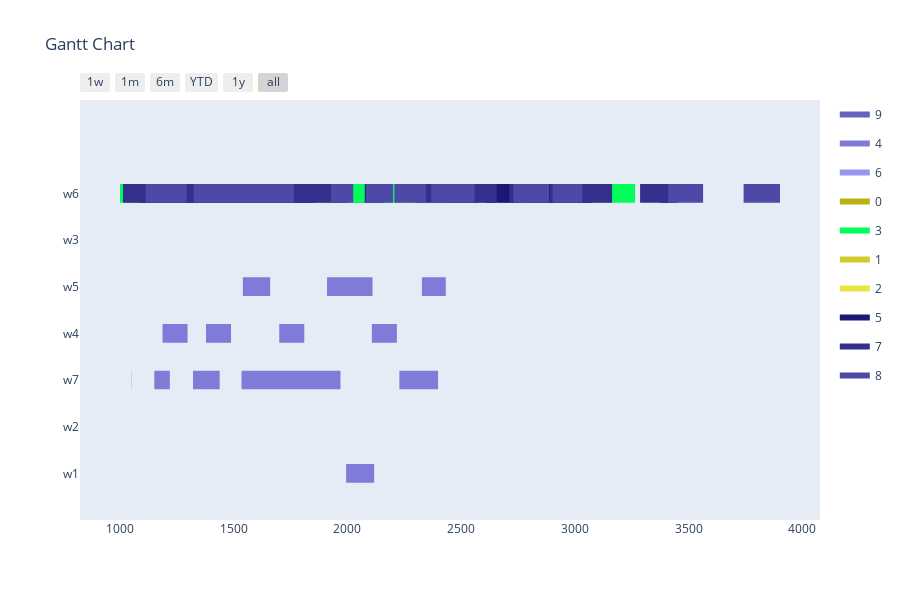

The notebook cell this image was saved under:
### Markdown cell above
Config 3 - Only valid mutations for time slots

### Code cell
optimizer = BaseGA(env)
optimizer.configure('tardiness', 'twopointcrossover', 'roulettewheel', 'onlyfeasibletimeslot')
last_time_slot = 0
for order in orders:
    if order[1] > last_time_slot:
        last_time_slot = order[1]
# all parameters after offspring_amount are optional (in this case -> verbose=True)
result, best_fitness_history, average_fitness_history, best_generation_history, feasible_gen = optimizer.optimize(orders, max_generations, earliest_time_slot, last_time_slot, population_size, offspring_amount, verbose=True)
workstation_assignments = reformat_result(result, orders, env)
visualize(workstation_assignments, best_fitness_history, average_fitness_history, best_generation_history, feasible_gen)

### Figure 1 — Plotly figure (JSON) as saved in the notebook; plotly's stock layout.template omitted (floating-point values rounded to 4 significant figures; data arrays with more than 128 entries replaced by an {"elided": "..."} marker saying what was removed)
{"data": [{"fill": "toself", "fillcolor": "rgb(102, 98, 191)", "hoverinfo": "name", "legendgroup": "rgb(102, 98, 191)", "mode": "none", "name": "9", "type": "scatter", "x": [715, 837, 837, 715, 715, 1750, 1815, 1815, 1750, 1750, 2669, 2754, 2754, 2669, 2669, 2395, 2480, 2480, 2395, 2395, 1203, 1313, 1313, 1203, 1203, 1606, 1670, 1670, 1606, 1606, 2279, 2401, 2401, 2279, 2279, 1678, 1803, 1803, 1678, 1678, 2785, 2841, 2841, 2785, 2785, 760, 837, 837, 760, 760, 2691, 2768, 2768, 2691, 2691, 2001, 2077, 2077, 2001, 2001, 944, 1031, 1031, 944, 944, 1614, 1701, 1701, 1614, 1614, 401, 478, 478, 401, 401, 1205, 1327, 1327, 1205, 1205, 838, 961, 961, 838, 838, 1171, 1257, 1257, 1171], "y": [5.8, 5.8, 6.2, 6.2, null, 5.8, 5.8, 6.2, 6.2, null, 5.8, 5.8, 6.2, 6.2, null, 5.8, 5.8, 6.2, 6.2, null, 5.8, 5.8, 6.2, 6.2, null, 5.8, 5.8, 6.2, 6.2, null, 5.8, 5.8, 6.2, 6.2, null, 5.8, 5.8, 6.2, 6.2, null, 5.8, 5.8, 6.2, 6.2, null, 5.8, 5.8, 6.2, 6.2, null, 5.8, 5.8, 6.2, 6.2, null, 5.8, 5.8, 6.2, 6.2, null, 5.8, 5.8, 6.2, 6.2, null, 5.8, 5.8, 6.2, 6.2, null, 5.8, 5.8, 6.2, 6.2, null, 5.8, 5.8, 6.2, 6.2, null, 5.8, 5.8, 6.2, 6.2, null, 5.8, 5.8, 6.2, 6.2]}, {"fill": "toself", "fillcolor": "rgb(127, 123, 216)", "hoverinfo": "name", "legendgroup": "rgb(127, 123, 216)", "mode": "none", "name": "4", "type": "scatter", "x": [2328, 2433, 2433, 2328, 2328, 1911, 2111, 2111, 1911, 1911, 1541, 1661, 1661, 1541, 1541, 1188, 1298, 1298, 1188, 1188, 1379, 1489, 1489, 1379, 1379, 1701, 1811, 1811, 1701, 1701, 534, 654, 654, 534, 534, 2108, 2218, 2218, 2108, 2108, 846, 986, 986, 846, 846, 654, 784, 784, 654, 654, 1439, 1535, 1535, 1439, 1439, 1050, 1220, 1220, 1050, 1050, 1152, 1322, 1322, 1152, 1152, 2229, 2399, 2399, 2229, 2229, 881, 1051, 1051, 881, 881, 800, 932, 932, 800, 800, 288, 420, 420, 288, 288, 1995, 2118, 2118, 1995], "y": [3.8, 3.8, 4.2, 4.2, null, 3.8, 3.8, 4.2, 4.2, null, 3.8, 3.8, 4.2, 4.2, null, 2.8, 2.8, 3.2, 3.2, null, 2.8, 2.8, 3.2, 3.2, null, 2.8, 2.8, 3.2, 3.2, null, 2.8, 2.8, 3.2, 3.2, null, 2.8, 2.8, 3.2, 3.2, null, 2.8, 2.8, 3.2, 3.2, null, 2.8, 2.8, 3.2, 3.2, null, 1.8, 1.8, 2.2, 2.2, null, 1.8, 1.8, 2.2, 2.2, null, 1.8, 1.8, 2.2, 2.2, null, 1.8, 1.8, 2.2, 2.2, null, 1.8, 1.8, 2.2, 2.2, null, 0.8, 0.8, 1.2, 1.2, null, 0.8, 0.8, 1.2, 1.2, null, -0.2, -0.2, 0.2, 0.2]}, {"fill": "toself", "fillcolor": "rgb(152, 148, 241)", "hoverinfo": "name", "legendgroup": "rgb(152, 148, 241)", "mode": "none", "name": "6", "type": "scatter", "x": [231, 431, 431, 231, 231, 297, 497, 497, 297, 297, 424, 554, 554, 424, 424, 376, 506, 506, 376, 376, 215, 325, 325, 215, 215, 289, 419, 419, 289, 289, 315, 455, 455, 315, 315, 375, 471, 471, 375, 375, 383, 479, 479, 383, 383, 314, 464, 464, 314, 314, 236, 359, 359, 236, 236, 203, 299, 299, 203, 203, 238, 461, 461, 238, 238, 268, 491, 491, 268, 268, 264, 511, 511, 264, 264, 332, 579, 579, 332, 332, 365, 488, 488, 365, 365, 255, 378, 378, 255], "y": [3.8, 3.8, 4.2, 4.2, null, 3.8, 3.8, 4.2, 4.2, null, 2.8, 2.8, 3.2, 3.2, null, 2.8, 2.8, 3.2, 3.2, null, 2.8, 2.8, 3.2, 3.2, null, 2.8, 2.8, 3.2, 3.2, null, 2.8, 2.8, 3.2, 3.2, null, 1.8, 1.8, 2.2, 2.2, null, 1.8, 1.8, 2.2, 2.2, null, 1.8, 1.8, 2.2, 2.2, null, 1.8, 1.8, 2.2, 2.2, null, 1.8, 1.8, 2.2, 2.2, null, 0.8, 0.8, 1.2, 1.2, null, 0.8, 0.8, 1.2, 1.2, null, -0.2, -0.2, 0.2, 0.2, null, -0.2, -0.2, 0.2, 0.2, null, -0.2, -0.2, 0.2, 0.2, null, -0.2, -0.2, 0.2, 0.2]}, {"fill": "toself", "fillcolor": "rgb(183, 179, 16)", "hoverinfo": "name", "legendgroup": "rgb(183, 179, 16)", "mode": "none", "name": "0", "type": "scatter", "x": {"elided": "134 int values"}, "y": {"elided": "134 float values"}}, {"fill": "toself", "fillcolor": "rgb(2, 254, 91)", "hoverinfo": "name", "legendgroup": "rgb(2, 254, 91)", "mode": "none", "name": "3", "type": "scatter", "x": [2444, 2531, 2531, 2444, 2444, 2827, 2947, 2947, 2827, 2827, 1240, 1340, 1340, 1240, 1240, 2732, 2912, 2912, 2732, 2732, 2144, 2244, 2244, 2144, 2144, 2169, 2289, 2289, 2169, 2169, 912, 1037, 1037, 912, 912, 1022, 1175, 1175, 1022, 1022, 2444, 2634, 2634, 2444, 2444, 608, 728, 728, 608, 608, 981, 1166, 1166, 981, 981, 2260, 2450, 2450, 2260, 2260, 3075, 3265, 3265, 3075, 3075, 2397, 2527, 2527, 2397, 2397, 533, 653, 653, 533, 533, 3006, 3131, 3131, 3006, 3006, 789, 899, 899, 789, 789, 386, 486, 486, 386, 386, 1974, 2084, 2084, 1974, 1974, 701, 891, 891, 701, 701, 1859, 2009, 2009, 1859, 1859, 891, 1001, 1001, 891, 891, 846, 1026, 1026, 846], "y": [5.8, 5.8, 6.2, 6.2, null, 5.8, 5.8, 6.2, 6.2, null, 5.8, 5.8, 6.2, 6.2, null, 5.8, 5.8, 6.2, 6.2, null, 5.8, 5.8, 6.2, 6.2, null, 5.8, 5.8, 6.2, 6.2, null, 5.8, 5.8, 6.2, 6.2, null, 5.8, 5.8, 6.2, 6.2, null, 5.8, 5.8, 6.2, 6.2, null, 5.8, 5.8, 6.2, 6.2, null, 5.8, 5.8, 6.2, 6.2, null, 5.8, 5.8, 6.2, 6.2, null, 5.8, 5.8, 6.2, 6.2, null, 5.8, 5.8, 6.2, 6.2, null, 5.8, 5.8, 6.2, 6.2, null, 5.8, 5.8, 6.2, 6.2, null, 5.8, 5.8, 6.2, 6.2, null, 5.8, 5.8, 6.2, 6.2, null, 5.8, 5.8, 6.2, 6.2, null, 5.8, 5.8, 6.2, 6.2, null, 5.8, 5.8, 6.2, 6.2, null, 5.8, 5.8, 6.2, 6.2, null, 5.8, 5.8, 6.2, 6.2]}, {"fill": "toself", "fillcolor": "rgb(208, 204, 41)", "hoverinfo": "name", "legendgroup": "rgb(208, 204, 41)", "mode": "none", "name": "1", "type": "scatter", "x": [260, 353, 353, 260, 260, 445, 538, 538, 445, 445, 366, 471, 471, 366, 366, 207, 273, 273, 207, 207, 249, 315, 315, 249, 249, 359, 452, 452, 359, 359, 503, 681, 681, 503, 503, 528, 583, 583, 528, 528, 555, 610, 610, 555, 555, 355, 431, 431, 355, 355, 405, 502, 502, 405, 405, 446, 571, 571, 446, 446, 277, 455, 455, 277, 277, 355, 431, 431, 355, 355, 585, 661, 661, 585, 585, 263, 360, 360, 263, 263, 492, 672, 672, 492, 492, 209, 389, 389, 209, 209, 285, 405, 405, 285, 285, 514, 654, 654, 514, 514, 204, 418, 418, 204], "y": [5.8, 5.8, 6.2, 6.2, null, 5.8, 5.8, 6.2, 6.2, null, 5.8, 5.8, 6.2, 6.2, null, 5.8, 5.8, 6.2, 6.2, null, 5.8, 5.8, 6.2, 6.2, null, 5.8, 5.8, 6.2, 6.2, null, 4.8, 4.8, 5.2, 5.2, null, 4.8, 4.8, 5.2, 5.2, null, 4.8, 4.8, 5.2, 5.2, null, 4.8, 4.8, 5.2, 5.2, null, 4.8, 4.8, 5.2, 5.2, null, 4.8, 4.8, 5.2, 5.2, null, 4.8, 4.8, 5.2, 5.2, null, 4.8, 4.8, 5.2, 5.2, null, 4.8, 4.8, 5.2, 5.2, null, 4.8, 4.8, 5.2, 5.2, null, 3.8, 3.8, 4.2, 4.2, null, 3.8, 3.8, 4.2, 4.2, null, 3.8, 3.8, 4.2, 4.2, null, 3.8, 3.8, 4.2, 4.2, null, 3.8, 3.8, 4.2, 4.2]}, {"fill": "toself", "fillcolor": "rgb(233, 229, 66)", "hoverinfo": "name", "legendgroup": "rgb(233, 229, 66)", "mode": "none", "name": "2", "type": "scatter", "x": [253, 378, 378, 253, 253, 234, 290, 290, 234, 234, 292, 379, 379, 292, 292, 236, 283, 283, 236, 236, 237, 323, 323, 237, 237, 282, 358, 358, 282, 282, 300, 376, 376, 300, 300, 288, 411, 411, 288, 288, 265, 329, 329, 265, 265, 260, 370, 370, 260, 260, 223, 348, 348, 223, 223, 253, 339, 339, 253, 253, 318, 394, 394, 318, 318, 300, 377, 377, 300, 300, 257, 401, 401, 257, 257, 340, 416, 416, 340, 340, 243, 330, 330, 243, 243, 280, 335, 335, 280], "y": [5.8, 5.8, 6.2, 6.2, null, 5.8, 5.8, 6.2, 6.2, null, 5.8, 5.8, 6.2, 6.2, null, 5.8, 5.8, 6.2, 6.2, null, 5.8, 5.8, 6.2, 6.2, null, 5.8, 5.8, 6.2, 6.2, null, 5.8, 5.8, 6.2, 6.2, null, 5.8, 5.8, 6.2, 6.2, null, 5.8, 5.8, 6.2, 6.2, null, 5.8, 5.8, 6.2, 6.2, null, 5.8, 5.8, 6.2, 6.2, null, 5.8, 5.8, 6.2, 6.2, null, 5.8, 5.8, 6.2, 6.2, null, 5.8, 5.8, 6.2, 6.2, null, 5.8, 5.8, 6.2, 6.2, null, 5.8, 5.8, 6.2, 6.2, null, 5.8, 5.8, 6.2, 6.2, null, 5.8, 5.8, 6.2, 6.2]}, {"fill": "toself", "fillcolor": "rgb(27, 23, 116)", "hoverinfo": "name", "legendgroup": "rgb(27, 23, 116)", "mode": "none", "name": "5", "type": "scatter", "x": [1848, 1971, 1971, 1848, 1848, 999, 1086, 1086, 999, 999, 1855, 1999, 1999, 1855, 1855, 1680, 1767, 1767, 1680, 1680, 2782, 2927, 2927, 2782, 2782, 2077, 2162, 2162, 2077, 2077, 2930, 3075, 3075, 2930, 2930, 996, 1119, 1119, 996, 996, 497, 641, 641, 497, 497, 2921, 2968, 2968, 2921, 2921, 2628, 2751, 2751, 2628, 2628, 1485, 1562, 1562, 1485, 1485, 561, 671, 671, 561, 561, 2669, 2724, 2724, 2669, 2669, 2431, 2575, 2575, 2431, 2431, 2925, 3001, 3001, 2925, 2925, 2608, 2664, 2664, 2608, 2608, 3376, 3452, 3452, 3376], "y": [5.8, 5.8, 6.2, 6.2, null, 5.8, 5.8, 6.2, 6.2, null, 5.8, 5.8, 6.2, 6.2, null, 5.8, 5.8, 6.2, 6.2, null, 5.8, 5.8, 6.2, 6.2, null, 5.8, 5.8, 6.2, 6.2, null, 5.8, 5.8, 6.2, 6.2, null, 5.8, 5.8, 6.2, 6.2, null, 5.8, 5.8, 6.2, 6.2, null, 5.8, 5.8, 6.2, 6.2, null, 5.8, 5.8, 6.2, 6.2, null, 5.8, 5.8, 6.2, 6.2, null, 5.8, 5.8, 6.2, 6.2, null, 5.8, 5.8, 6.2, 6.2, null, 5.8, 5.8, 6.2, 6.2, null, 5.8, 5.8, 6.2, 6.2, null, 5.8, 5.8, 6.2, 6.2, null, 5.8, 5.8, 6.2, 6.2]}, {"fill": "toself", "fillcolor": "rgb(52, 48, 141)", "hoverinfo": "name", "legendgroup": "rgb(52, 48, 141)", "mode": "none", "name": "7", "type": "scatter", "x": [994, 1184, 1184, 994, 994, 3011, 3164, 3164, 3011, 3011, 591, 716, 716, 591, 591, 2472, 2657, 2657, 2472, 2472, 2713, 2833, 2833, 2713, 2713, 2891, 3006, 3006, 2891, 2891, 2304, 2434, 2434, 2304, 2304, 1033, 1223, 1223, 1033, 1033, 1863, 1978, 1978, 1863, 1863, 964, 1084, 1084, 964, 964, 844, 969, 969, 844, 844, 1341, 1521, 1521, 1341, 1341, 1514, 1704, 1704, 1514, 1514, 901, 1021, 1021, 901, 901, 1635, 1745, 1745, 1635, 1635, 796, 986, 986, 796, 796, 1777, 1892, 1892, 1777, 1777, 1545, 1655, 1655, 1545, 1545, 861, 1014, 1014, 861, 861, 1181, 1371, 1371, 1181, 1181, 232, 347, 347, 232, 232, 3287, 3437, 3437, 3287, 3287, 2449, 2602, 2602, 2449], "y": [5.8, 5.8, 6.2, 6.2, null, 5.8, 5.8, 6.2, 6.2, null, 5.8, 5.8, 6.2, 6.2, null, 5.8, 5.8, 6.2, 6.2, null, 5.8, 5.8, 6.2, 6.2, null, 5.8, 5.8, 6.2, 6.2, null, 5.8, 5.8, 6.2, 6.2, null, 5.8, 5.8, 6.2, 6.2, null, 5.8, 5.8, 6.2, 6.2, null, 5.8, 5.8, 6.2, 6.2, null, 5.8, 5.8, 6.2, 6.2, null, 5.8, 5.8, 6.2, 6.2, null, 5.8, 5.8, 6.2, 6.2, null, 5.8, 5.8, 6.2, 6.2, null, 5.8, 5.8, 6.2, 6.2, null, 5.8, 5.8, 6.2, 6.2, null, 5.8, 5.8, 6.2, 6.2, null, 5.8, 5.8, 6.2, 6.2, null, 5.8, 5.8, 6.2, 6.2, null, 5.8, 5.8, 6.2, 6.2, null, 5.8, 5.8, 6.2, 6.2, null, 5.8, 5.8, 6.2, 6.2, null, 5.8, 5.8, 6.2, 6.2]}, {"fill": "toself", "fillcolor": "rgb(77, 73, 166)", "hoverinfo": "name", "legendgroup": "rgb(77, 73, 166)", "mode": "none", "name": "8", "type": "scatter", "x": [498, 648, 648, 498, 498, 3411, 3564, 3564, 3411, 3411, 2436, 2532, 2532, 2436, 2436, 669, 859, 859, 669, 669, 1646, 1766, 1766, 1646, 1646, 2903, 3033, 3033, 2903, 2903, 3742, 3902, 3902, 3742, 3742, 1544, 1667, 1667, 1544, 1544, 2081, 2201, 2201, 2081, 2081, 563, 688, 688, 563, 563, 1353, 1483, 1483, 1353, 1353, 2369, 2559, 2559, 2369, 2369, 1534, 1630, 1630, 1534, 1534, 1114, 1294, 1294, 1114, 1114, 427, 547, 547, 427, 427, 1929, 2026, 2026, 1929, 1929, 1426, 1551, 1551, 1426, 1426, 3445, 3501, 3501, 3445, 3445, 2222, 2345, 2345, 2222, 2222, 2207, 2303, 2303, 2207, 2207, 2758, 2888, 2888, 2758, 2758, 1325, 1450, 1450, 1325, 1325, 2730, 2850, 2850, 2730], "y": [5.8, 5.8, 6.2, 6.2, null, 5.8, 5.8, 6.2, 6.2, null, 5.8, 5.8, 6.2, 6.2, null, 5.8, 5.8, 6.2, 6.2, null, 5.8, 5.8, 6.2, 6.2, null, 5.8, 5.8, 6.2, 6.2, null, 5.8, 5.8, 6.2, 6.2, null, 5.8, 5.8, 6.2, 6.2, null, 5.8, 5.8, 6.2, 6.2, null, 5.8, 5.8, 6.2, 6.2, null, 5.8, 5.8, 6.2, 6.2, null, 5.8, 5.8, 6.2, 6.2, null, 5.8, 5.8, 6.2, 6.2, null, 5.8, 5.8, 6.2, 6.2, null, 5.8, 5.8, 6.2, 6.2, null, 5.8, 5.8, 6.2, 6.2, null, 5.8, 5.8, 6.2, 6.2, null, 5.8, 5.8, 6.2, 6.2, null, 5.8, 5.8, 6.2, 6.2, null, 5.8, 5.8, 6.2, 6.2, null, 5.8, 5.8, 6.2, 6.2, null, 5.8, 5.8, 6.2, 6.2, null, 5.8, 5.8, 6.2, 6.2]}, {"legendgroup": "rgb(102, 98, 191)", "marker": {"color": "rgb(102, 98, 191)", "opacity": 0, "size": 1}, "mode": "markers", "name": "", "showlegend": false, "text": [null, null, null, null, null, null, null, null, null, null, null, null, null, null, null, null, null, null, null, null, null, null, null, null, null, null, null, null, null, null, null, null, null, null, null, null], "type": "scatter", "x": [715, 837, 1750, 1815, 2669, 2754, 2395, 2480, 1203, 1313, 1606, 1670, 2279, 2401, 1678, 1803, 2785, 2841, 760, 837, 2691, 2768, 2001, 2077, 944, 1031, 1614, 1701, 401, 478, 1205, 1327, 838, 961, 1171, 1257], "y": [6, 6, 6, 6, 6, 6, 6, 6, 6, 6, 6, 6, 6, 6, 6, 6, 6, 6, 6, 6, 6, 6, 6, 6, 6, 6, 6, 6, 6, 6, 6, 6, 6, 6, 6, 6]}, {"legendgroup": "rgb(127, 123, 216)", "marker": {"color": "rgb(127, 123, 216)", "opacity": 0, "size": 1}, "mode": "markers", "name": "", "showlegend": false, "text": [null, null, null, null, null, null, null, null, null, null, null, null, null, null, null, null, null, null, null, null, null, null, null, null, null, null, null, null, null, null, null, null, null, null, null, null], "type": "scatter", "x": [2328, 2433, 1911, 2111, 1541, 1661, 1188, 1298, 1379, 1489, 1701, 1811, 534, 654, 2108, 2218, 846, 986, 654, 784, 1439, 1535, 1050, 1220, 1152, 1322, 2229, 2399, 881, 1051, 800, 932, 288, 420, 1995, 2118], "y": [4, 4, 4, 4, 4, 4, 3, 3, 3, 3, 3, 3, 3, 3, 3, 3, 3, 3, 3, 3, 2, 2, 2, 2, 2, 2, 2, 2, 2, 2, 1, 1, 1, 1, 0, 0]}, {"legendgroup": "rgb(152, 148, 241)", "marker": {"color": "rgb(152, 148, 241)", "opacity": 0, "size": 1}, "mode": "markers", "name": "", "showlegend": false, "text": [null, null, null, null, null, null, null, null, null, null, null, null, null, null, null, null, null, null, null, null, null, null, null, null, null, null, null, null, null, null, null, null, null, null, null, null], "type": "scatter", "x": [231, 431, 297, 497, 424, 554, 376, 506, 215, 325, 289, 419, 315, 455, 375, 471, 383, 479, 314, 464, 236, 359, 203, 299, 238, 461, 268, 491, 264, 511, 332, 579, 365, 488, 255, 378], "y": [4, 4, 4, 4, 3, 3, 3, 3, 3, 3, 3, 3, 3, 3, 2, 2, 2, 2, 2, 2, 2, 2, 2, 2, 1, 1, 1, 1, 0, 0, 0, 0, 0, 0, 0, 0]}, {"legendgroup": "rgb(183, 179, 16)", "marker": {"color": "rgb(183, 179, 16)", "opacity": 0, "size": 1}, "mode": "markers", "name": "", "showlegend": false, "text": [null, null, null, null, null, null, null, null, null, null, null, null, null, null, null, null, null, null, null, null, null, null, null, null, null, null, null, null, null, null, null, null, null, null, null, null, null, null, null, null, null, null, null, null, null, null, null, null, null, null, null, null, null, null], "type": "scatter", "x": [209, 354, 293, 380, 296, 441, 221, 316, 394, 539, 211, 379, 315, 430, 340, 497, 276, 402, 263, 420, 234, 394, 393, 523, 298, 418, 255, 400, 283, 451, 217, 327, 381, 538, 433, 543, 247, 457, 352, 457, 288, 383, 287, 402, 292, 457, 372, 496, 256, 380, 247, 352, 327, 481], "y": [6, 6, 6, 6, 6, 6, 6, 6, 6, 6, 6, 6, 6, 6, 6, 6, 6, 6, 6, 6, 6, 6, 6, 6, 6, 6, 6, 6, 6, 6, 6, 6, 6, 6, 6, 6, 6, 6, 6, 6, 6, 6, 6, 6, 6, 6, 6, 6, 6, 6, 6, 6, 6, 6]}, {"legendgroup": "rgb(2, 254, 91)", "marker": {"color": "rgb(2, 254, 91)", "opacity": 0, "size": 1}, "mode": "markers", "name": "", "showlegend": false, "text": [null, null, null, null, null, null, null, null, null, null, null, null, null, null, null, null, null, null, null, null, null, null, null, null, null, null, null, null, null, null, null, null, null, null, null, null, null, null, null, null, null, null, null, null, null, null], "type": "scatter", "x": [2444, 2531, 2827, 2947, 1240, 1340, 2732, 2912, 2144, 2244, 2169, 2289, 912, 1037, 1022, 1175, 2444, 2634, 608, 728, 981, 1166, 2260, 2450, 3075, 3265, 2397, 2527, 533, 653, 3006, 3131, 789, 899, 386, 486, 1974, 2084, 701, 891, 1859, 2009, 891, 1001, 846, 1026], "y": [6, 6, 6, 6, 6, 6, 6, 6, 6, 6, 6, 6, 6, 6, 6, 6, 6, 6, 6, 6, 6, 6, 6, 6, 6, 6, 6, 6, 6, 6, 6, 6, 6, 6, 6, 6, 6, 6, 6, 6, 6, 6, 6, 6, 6, 6]}, {"legendgroup": "rgb(208, 204, 41)", "marker": {"color": "rgb(208, 204, 41)", "opacity": 0, "size": 1}, "mode": "markers", "name": "", "showlegend": false, "text": [null, null, null, null, null, null, null, null, null, null, null, null, null, null, null, null, null, null, null, null, null, null, null, null, null, null, null, null, null, null, null, null, null, null, null, null, null, null, null, null, null, null], "type": "scatter", "x": [260, 353, 445, 538, 366, 471, 207, 273, 249, 315, 359, 452, 503, 681, 528, 583, 555, 610, 355, 431, 405, 502, 446, 571, 277, 455, 355, 431, 585, 661, 263, 360, 492, 672, 209, 389, 285, 405, 514, 654, 204, 418], "y": [6, 6, 6, 6, 6, 6, 6, 6, 6, 6, 6, 6, 5, 5, 5, 5, 5, 5, 5, 5, 5, 5, 5, 5, 5, 5, 5, 5, 5, 5, 5, 5, 4, 4, 4, 4, 4, 4, 4, 4, 4, 4]}, {"legendgroup": "rgb(233, 229, 66)", "marker": {"color": "rgb(233, 229, 66)", "opacity": 0, "size": 1}, "mode": "markers", "name": "", "showlegend": false, "text": [null, null, null, null, null, null, null, null, null, null, null, null, null, null, null, null, null, null, null, null, null, null, null, null, null, null, null, null, null, null, null, null, null, null, null, null], "type": "scatter", "x": [253, 378, 234, 290, 292, 379, 236, 283, 237, 323, 282, 358, 300, 376, 288, 411, 265, 329, 260, 370, 223, 348, 253, 339, 318, 394, 300, 377, 257, 401, 340, 416, 243, 330, 280, 335], "y": [6, 6, 6, 6, 6, 6, 6, 6, 6, 6, 6, 6, 6, 6, 6, 6, 6, 6, 6, 6, 6, 6, 6, 6, 6, 6, 6, 6, 6, 6, 6, 6, 6, 6, 6, 6]}, {"legendgroup": "rgb(27, 23, 116)", "marker": {"color": "rgb(27, 23, 116)", "opacity": 0, "size": 1}, "mode": "markers", "name": "", "showlegend": false, "text": [null, null, null, null, null, null, null, null, null, null, null, null, null, null, null, null, null, null, null, null, null, null, null, null, null, null, null, null, null, null, null, null, null, null, null, null], "type": "scatter", "x": [1848, 1971, 999, 1086, 1855, 1999, 1680, 1767, 2782, 2927, 2077, 2162, 2930, 3075, 996, 1119, 497, 641, 2921, 2968, 2628, 2751, 1485, 1562, 561, 671, 2669, 2724, 2431, 2575, 2925, 3001, 2608, 2664, 3376, 3452], "y": [6, 6, 6, 6, 6, 6, 6, 6, 6, 6, 6, 6, 6, 6, 6, 6, 6, 6, 6, 6, 6, 6, 6, 6, 6, 6, 6, 6, 6, 6, 6, 6, 6, 6, 6, 6]}, {"legendgroup": "rgb(52, 48, 141)", "marker": {"color": "rgb(52, 48, 141)", "opacity": 0, "size": 1}, "mode": "markers", "name": "", "showlegend": false, "text": [null, null, null, null, null, null, null, null, null, null, null, null, null, null, null, null, null, null, null, null, null, null, null, null, null, null, null, null, null, null, null, null, null, null, null, null, null, null, null, null, null, null, null, null, null, null], "type": "scatter", "x": [994, 1184, 3011, 3164, 591, 716, 2472, 2657, 2713, 2833, 2891, 3006, 2304, 2434, 1033, 1223, 1863, 1978, 964, 1084, 844, 969, 1341, 1521, 1514, 1704, 901, 1021, 1635, 1745, 796, 986, 1777, 1892, 1545, 1655, 861, 1014, 1181, 1371, 232, 347, 3287, 3437, 2449, 2602], "y": [6, 6, 6, 6, 6, 6, 6, 6, 6, 6, 6, 6, 6, 6, 6, 6, 6, 6, 6, 6, 6, 6, 6, 6, 6, 6, 6, 6, 6, 6, 6, 6, 6, 6, 6, 6, 6, 6, 6, 6, 6, 6, 6, 6, 6, 6]}, {"legendgroup": "rgb(77, 73, 166)", "marker": {"color": "rgb(77, 73, 166)", "opacity": 0, "size": 1}, "mode": "markers", "name": "", "showlegend": false, "text": [null, null, null, null, null, null, null, null, null, null, null, null, null, null, null, null, null, null, null, null, null, null, null, null, null, null, null, null, null, null, null, null, null, null, null, null, null, null, null, null, null, null, null, null, null, null], "type": "scatter", "x": [498, 648, 3411, 3564, 2436, 2532, 669, 859, 1646, 1766, 2903, 3033, 3742, 3902, 1544, 1667, 2081, 2201, 563, 688, 1353, 1483, 2369, 2559, 1534, 1630, 1114, 1294, 427, 547, 1929, 2026, 1426, 1551, 3445, 3501, 2222, 2345, 2207, 2303, 2758, 2888, 1325, 1450, 2730, 2850], "y": [6, 6, 6, 6, 6, 6, 6, 6, 6, 6, 6, 6, 6, 6, 6, 6, 6, 6, 6, 6, 6, 6, 6, 6, 6, 6, 6, 6, 6, 6, 6, 6, 6, 6, 6, 6, 6, 6, 6, 6, 6, 6, 6, 6, 6, 6]}], "layout": {"height": 600, "hovermode": "closest", "showlegend": true, "title": {"text": "Gantt Chart"}, "xaxis": {"rangeselector": {"buttons": [{"count": 7, "label": "1w", "step": "day", "stepmode": "backward"}, {"count": 1, "label": "1m", "step": "month", "stepmode": "backward"}, {"count": 6, "label": "6m", "step": "month", "stepmode": "backward"}, {"count": 1, "label": "YTD", "step": "year", "stepmode": "todate"}, {"count": 1, "label": "1y", "step": "year", "stepmode": "backward"}, {"step": "all"}]}, "showgrid": false, "type": "date", "zeroline": false}, "yaxis": {"autorange": false, "range": [-1, 8], "showgrid": false, "ticktext": ["w1", "w2", "w7", "w4", "w5", "w3", "w6"], "tickvals": [0, 1, 2, 3, 4, 5, 6], "zeroline": false}}}
